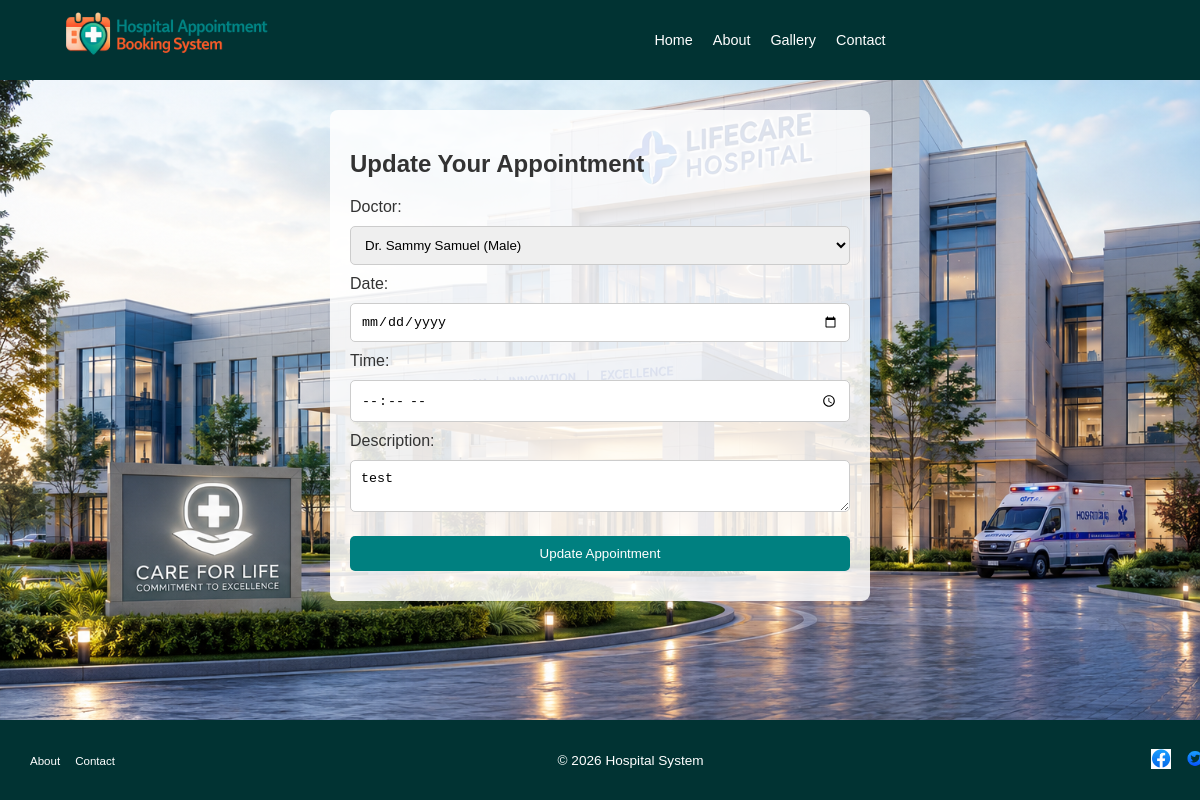
Page /appointment/1/update/ (signed in) on the earlier database version.
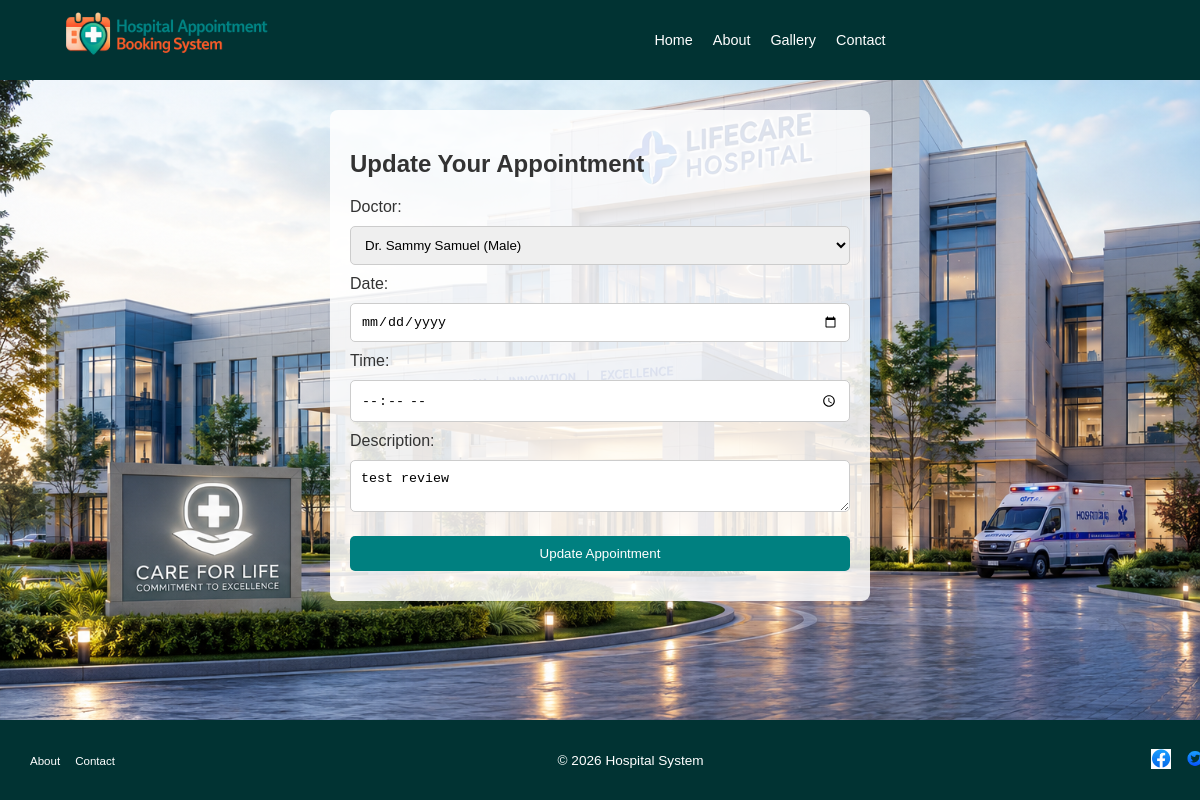
Same page on the later database version.
### Hospital/models.py (models this page shows, shortened)
class Appointment(models.Model):
    patient = models.ForeignKey(Patient, on_delete=models.CASCADE)  # Appointment belongs to a patient
    doctor = models.ForeignKey(Doctor, on_delete=models.CASCADE)    # Appointment is with a doctor
    date = models.DateField()                                       # Appointment date
    time = models.TimeField()                                       # Appointment time
    description = models.TextField(blank=True)                      # Optional notes

### Hospital/views.py (the view, shortened to what this page needs)
# urls.py: path('appointment/<int:appointment_id>/update/', views.update_appointment, name='update_appointment'),
@login_required
def update_appointment(request, appointment_id):
    appointment = get_object_or_404(Appointment, id=appointment_id)
    try:
        patient = Patient.objects.get(user=request.user)
        if appointment.patient != patient:
            messages.error(request, "You can only edit your own appointments.")
            return redirect('patient_home')
    except Patient.DoesNotExist:
        messages.error(request, "You are not registered as a patient.")
        return redirect('login')
    doctors = Doctor.objects.all()
    return render(request, 'Hospital/book_appointment.html', {
        'appointment': appointment,
        'doctors': doctors,
        'is_update': True
    })

### Hospital/templatetags/user_extras.py (called while the page is built)
@register.filter
def is_doctor(user):
    return user.groups.filter(name="Doctor").exists()

@register.filter
def is_patient(user):
    return user.groups.filter(name="Patient").exists()

### Hospital/templates/Hospital/book_appointment.html (shortened to what this page needs)
{% extends 'Hospital/main.html' %}
{% block content %}
<div class="form-container">
    <h2>
        {% if is_update %}
            {% if is_doctor_update %}
                Update Appointment for {{ appointment.patient }}
                ({{ appointment.patient.gender }}, {{ appointment.patient.age }} years old)
            {% else %}
                Update Your Appointment
            {% endif %}
        {% else %}
            Book a New Appointment
        {% endif %}
    </h2>
    <form method="post">
        {% if not is_doctor_update %}
            <label for="doctor">Doctor:</label>
            <select name="doctor" required>
                {% for doctor in doctors %}
                    <option value="{{ doctor.id }}" {% if is_update and doctor.id == appointment.doctor.id %}selected{% endif %}>
                        Dr. {{ doctor.user.get_full_name }} ({{ doctor.gender }})
                    </option>
                {% endfor %}
            </select>
        {% endif %}
        <label for="date">Date:</label>
        <input type="date" name="date" value="{% if is_update %}{{ appointment.date }}{% endif %}" required>
        <label for="time">Time:</label>
        <input type="time" name="time" value="{% if is_update %}{{ appointment.time }}{% endif %}" required>
        <label for="description">Description:</label>
        <textarea name="description" required>{% if is_update %}{{ appointment.description }}{% endif %}</textarea>
        <button type="submit">
            {% if is_update %}Update Appointment{% else %}Book Appointment{% endif %}
        </button>
    </form>
</div>
{% endblock %}

Differences in the rows shown:
changed Appointment "Dr. Sammy Samuel (Male)": description "test" → "test review"
